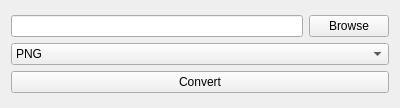
<?xml version="1.0" encoding="UTF-8"?>
<ui version="4.0">
 <class>MainWindow</class>
 <widget class="QMainWindow" name="MainWindow">
  <property name="geometry">
   <rect>
    <x>0</x>
    <y>0</y>
    <width>400</width>
    <height>108</height>
   </rect>
  </property>
  <property name="windowTitle">
   <string>MainWindow</string>
  </property>
  <widget class="QWidget" name="centralWidget">
   <layout class="QVBoxLayout" name="verticalLayout">
    <item>
     <layout class="QVBoxLayout" name="verticalLayout_3">
      <item>
       <layout class="QHBoxLayout" name="horizontalLayout">
        <item>
         <widget class="QLineEdit" name="filePath"/>
        </item>
        <item>
         <widget class="QPushButton" name="browseButton">
          <property name="text">
           <string>Browse</string>
          </property>
         </widget>
        </item>
       </layout>
      </item>
      <item>
       <widget class="QComboBox" name="fileFormat">
        <item>
         <property name="text">
          <string>PNG</string>
         </property>
        </item>
        <item>
         <property name="text">
          <string>JPEG</string>
         </property>
        </item>
        <item>
         <property name="text">
          <string>BMP</string>
         </property>
        </item>
       </widget>
      </item>
      <item>
       <widget class="QPushButton" name="convertButton">
        <property name="text">
         <string>Convert</string>
        </property>
       </widget>
      </item>
     </layout>
    </item>
   </layout>
  </widget>
 </widget>
 <layoutdefault spacing="6" margin="11"/>
 <resources/>
 <connections/>
</ui>
